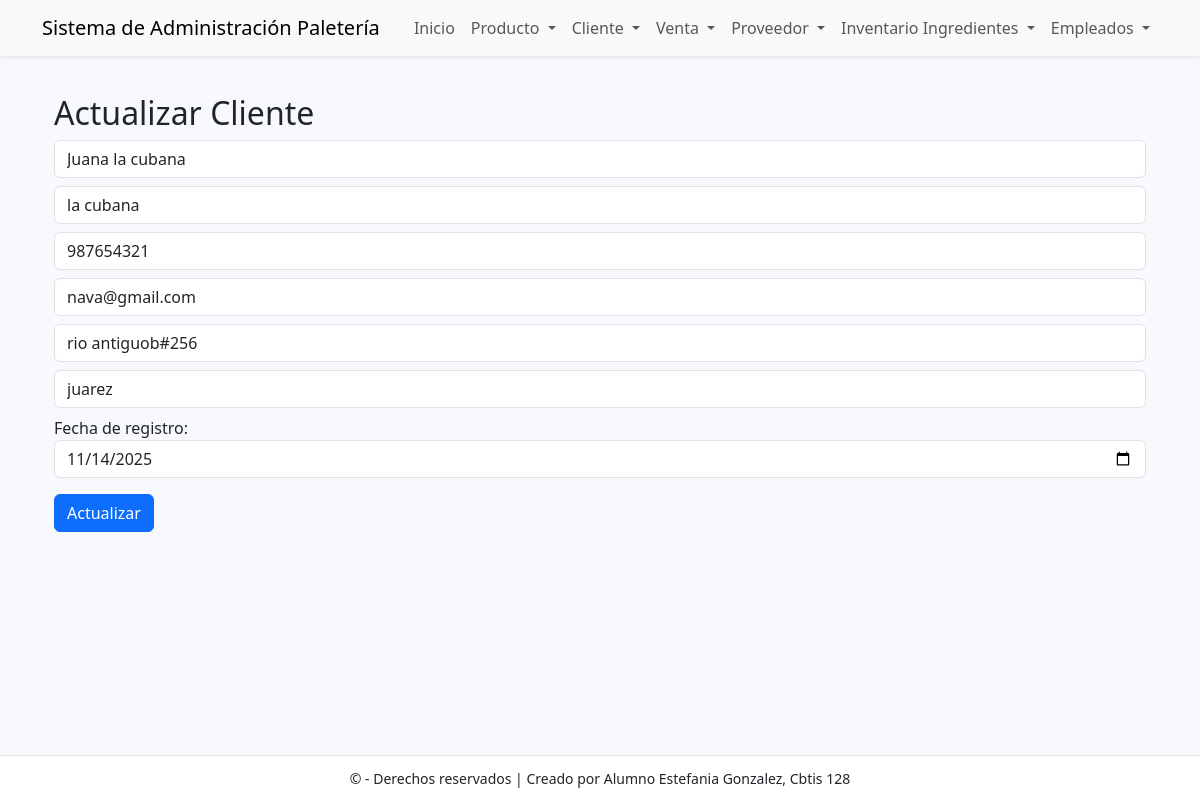
The app's page /cliente/actualizar/1/ with its own data.
### app_Paleteria/models.py (models this page shows, shortened)
class Cliente(models.Model):
    id_cliente = models.AutoField(primary_key=True)
    nombre = models.CharField(max_length=100)
    apellido = models.CharField(max_length=100)
    telefono = models.CharField(max_length=50)
    email = models.CharField(max_length=100)
    direccion = models.CharField(max_length=100)
    fecha_registro = models.DateField(auto_now_add=True)
    ciudad = models.CharField(max_length=100, blank=True)

### app_Paleteria/views.py (the view)
# urls.py: path('cliente/actualizar/<int:id>/', views.actualizar_cliente, name='actualizar_cliente'),
def actualizar_cliente(request, id):
    cliente = get_object_or_404(Cliente, id_cliente=id)
    return render(request, 'cliente/actualizar_cliente.html', {'cliente': cliente})

### app_Paleteria/templates/cliente/actualizar_cliente.html (shortened to what this page needs)
{% extends 'base.html' %}
{% block content %}
<div class="container mt-4">
  <h2>Actualizar Cliente</h2>
  <form method="POST" action="{% url 'realizar_actualizacion_cliente' cliente.id_cliente %}">
    <input type="text" name="nombre" value="{{ cliente.nombre }}" class="form-control mb-2" required>
    <input type="text" name="apellido" value="{{ cliente.apellido }}" class="form-control mb-2" required>
    <input type="text" name="telefono" value="{{ cliente.telefono }}" class="form-control mb-2" required>
    <input type="email" name="email" value="{{ cliente.email }}" class="form-control mb-2" required>
    <input type="text" name="direccion" value="{{ cliente.direccion }}" class="form-control mb-2" required>
    <input type="text" name="ciudad" value="{{ cliente.ciudad }}" class="form-control mb-2" required>
    <label>Fecha de registro:</label>
    <input type="date" name="fecha_registro" value="{{ cliente.fecha_registro|date:'Y-m-d' }}" class="form-control mb-3">
    <button type="submit" class="btn btn-primary">Actualizar</button>
  </form>
</div>
{% endblock %}

### app_Paleteria/templates/base.html (style rules this page uses)
body { padding-top: 70px; padding-bottom: 70px; background:#f7f9fc; }

### records on screen
Cliente: nombre "Juana la cubana", apellido "la cubana", telefono "987654321", email "nava@gmail.com", direccion "rio antiguob#256", ciudad "juarez", fecha_registro "11/14/2025"
